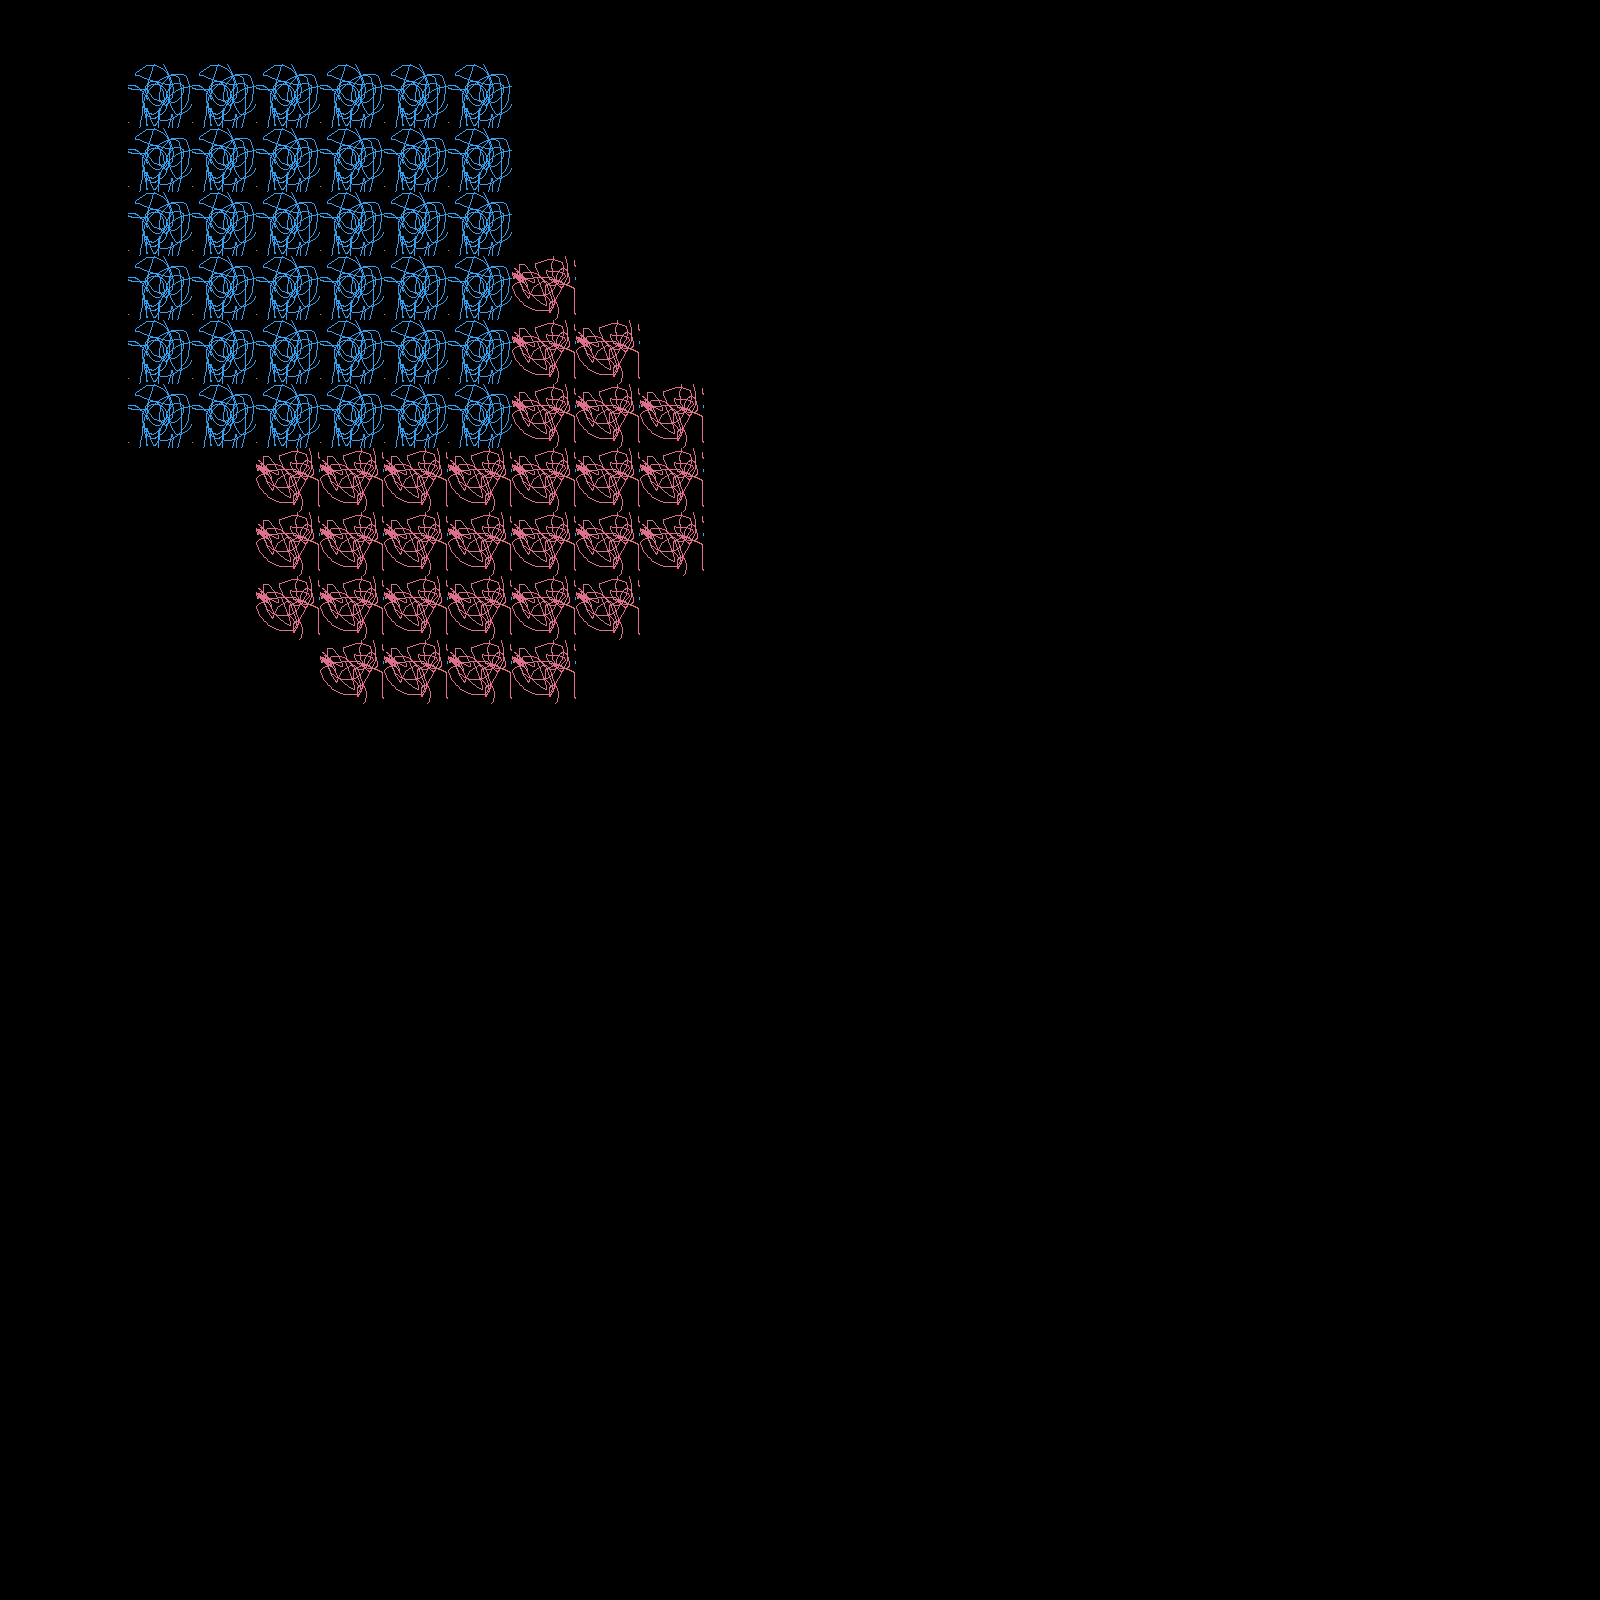

Rendered tile map (Tiled .tmx) drawn with the repository's tilesets; below, a short description and the full map source, tile grids included:
An orthogonal 25x25 tile map with 64x64 px tiles, 1 tile layer (Tile Layer 1).

<map version="1.0" orientation="orthogonal" renderorder="right-down" width="25" height="25" tilewidth="64" tileheight="64" nextobjectid="1">
 <tileset firstgid="1" name="ggggg" tilewidth="64" tileheight="64" tilecount="3" columns="3">
  <image source="ggggg.png" width="192" height="64" />
 </tileset>
 <layer name="Tile Layer 1" width="25" height="25">
  <data encoding="csv">
1,1,1,1,1,1,1,1,1,1,1,1,1,1,1,1,1,1,1,1,1,1,1,1,1,
1,1,3,3,3,3,3,3,1,1,1,1,1,1,1,1,1,1,1,1,1,1,1,1,1,
1,1,3,3,3,3,3,3,1,1,1,1,1,1,1,1,1,1,1,1,1,1,1,1,1,
1,1,3,3,3,3,3,3,1,1,1,1,1,1,1,1,1,1,1,1,1,1,1,1,1,
1,1,3,3,3,3,3,3,2,1,1,1,1,1,1,1,1,1,1,1,1,1,1,1,1,
1,1,3,3,3,3,3,3,2,2,1,1,1,1,1,1,1,1,1,1,1,1,1,1,1,
1,1,3,3,3,3,3,3,2,2,2,1,1,1,1,1,1,1,1,1,1,1,1,1,1,
1,1,1,1,2,2,2,2,2,2,2,1,1,1,1,1,1,1,1,1,1,1,1,1,1,
1,1,1,1,2,2,2,2,2,2,2,1,1,1,1,1,1,1,1,1,1,1,1,1,1,
1,1,1,1,2,2,2,2,2,2,1,1,1,1,1,1,1,1,1,1,1,1,1,1,1,
1,1,1,1,1,2,2,2,2,1,1,1,1,1,1,1,1,1,1,1,1,1,1,1,1,
1,1,1,1,1,1,1,1,1,1,1,1,1,1,1,1,1,1,1,1,1,1,1,1,1,
1,1,1,1,1,1,1,1,1,1,1,1,1,1,1,1,1,1,1,1,1,1,1,1,1,
1,1,1,1,1,1,1,1,1,1,1,1,1,1,1,1,1,1,1,1,1,1,1,1,1,
1,1,1,1,1,1,1,1,1,1,1,1,1,1,1,1,1,1,1,1,1,1,1,1,1,
1,1,1,1,1,1,1,1,1,1,1,1,1,1,1,1,1,1,1,1,1,1,1,1,1,
1,1,1,1,1,1,1,1,1,1,1,1,1,1,1,1,1,1,1,1,1,1,1,1,1,
1,1,1,1,1,1,1,1,1,1,1,1,1,1,1,1,1,1,1,1,1,1,1,1,1,
1,1,1,1,1,1,1,1,1,1,1,1,1,1,1,1,1,1,1,1,1,1,1,1,1,
1,1,1,1,1,1,1,1,1,1,1,1,1,1,1,1,1,1,1,1,1,1,1,1,1,
1,1,1,1,1,1,1,1,1,1,1,1,1,1,1,1,1,1,1,1,1,1,1,1,1,
1,1,1,1,1,1,1,1,1,1,1,1,1,1,1,1,1,1,1,1,1,1,1,1,1,
1,1,1,1,1,1,1,1,1,1,1,1,1,1,1,1,1,1,1,1,1,1,1,1,1,
1,1,1,1,1,1,1,1,1,1,1,1,1,1,1,1,1,1,1,1,1,1,1,1,1,
1,1,1,1,1,1,1,1,1,1,1,1,1,1,1,1,1,1,1,1,1,1,1,1,1
</data>
 </layer>
</map>
